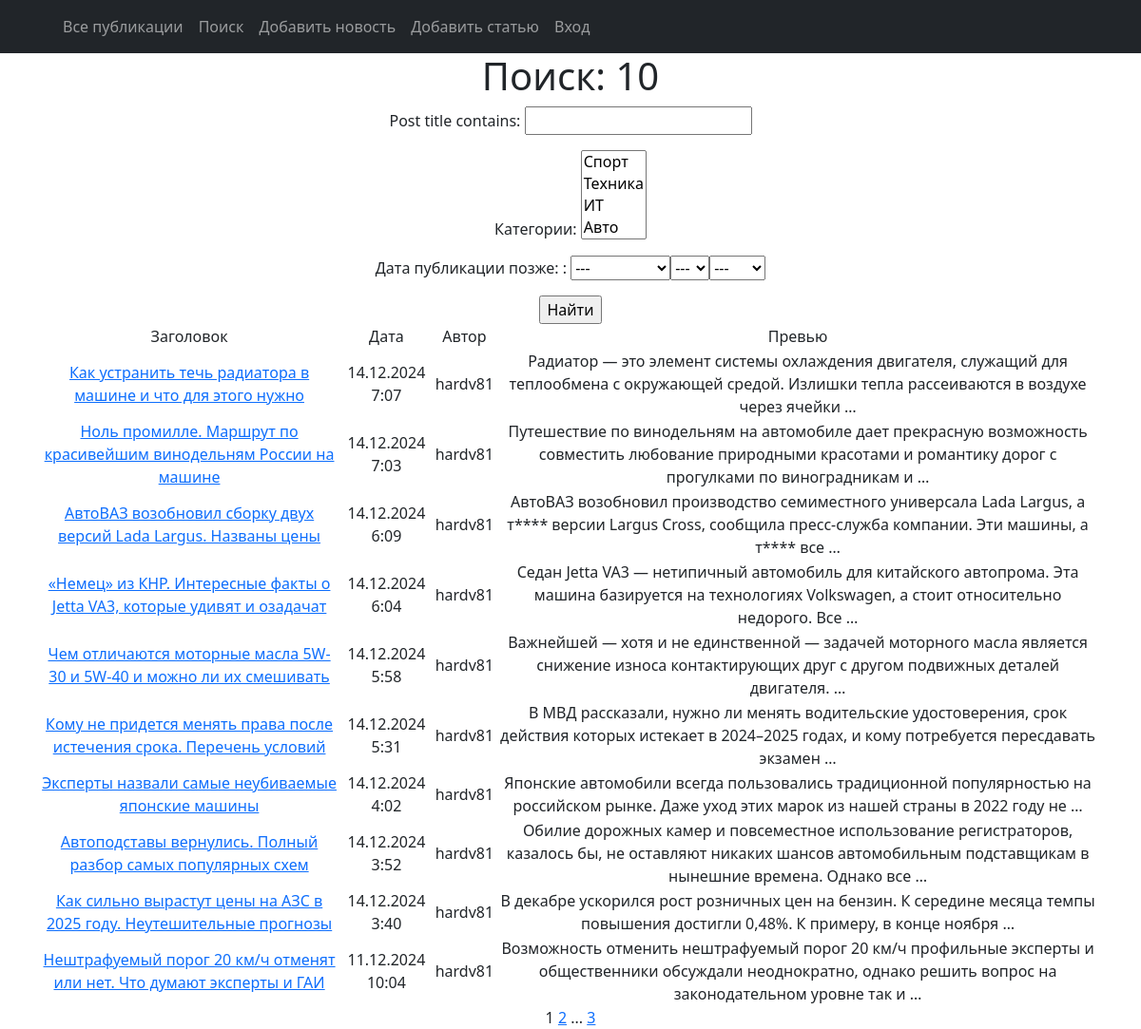
The app's page /search/ with its own data.
### news/models.py (models this page shows, shortened)
class Post(models.Model):
    article = 'ART'
    news = 'NEW'
    TYPE = [
        (article, 'Статья'),
        (news, 'Новость'),
    ]
    post_author = models.ForeignKey(Author, on_delete=models.CASCADE)
    post_type = models.CharField(max_length=3, choices=TYPE, default=article)
    post_time = models.DateTimeField(auto_now_add=True)
    post_category = models.ManyToManyField(Category, through='PostCategory')
    post_title = models.CharField(max_length=255)
    post_text = models.TextField()
    post_rating = models.IntegerField(default=0)

class Author(models.Model):
    author_rating = models.IntegerField(default=0)
    author_user = models.OneToOneField(User, on_delete = models.CASCADE, primary_key = True)
    def __str__(self):
        return f'{self.author_user}'

### news/views.py (the view)
# urls.py: path('search/', SearchPostsList.as_view(), name='search_post_list'),
class SearchPostsList(ListView):
    model = Post
    ordering = '-post_time'
    template_name = 'search.html'
    context_object_name = 'posts'
    paginate_by = 10
    def get_queryset(self):
        queryset = super().get_queryset()
        self.filterset = PostFilter(self.request.GET, queryset)
        return self.filterset.qs
    def get_context_data(self, **kwargs):
        context = super().get_context_data(**kwargs)
        context['filterset'] = self.filterset
        return context

### news/models.py (called while the page is built)
    def __str__(self):
        return f'{self.category_name}'

### news/templatetags/custom_filters.py (called while the page is built)
@register.filter()
def censor(text):
    CENS_WORDS = ['подшипник', 'коробка', 'видеорегистратор', 'транспорт', 'безопасность', 'также', 'видео',
                  'отставание', 'место']
    if type(text) != str:
        raise TypeException(f'Недопустимый формат данных (string)!')
    lst = []
    st = ''
    i = 0
    for sym in text:
        i += 1
        if sym.isalpha():
            st += sym
            if i == len(text):
                lst.append(st)
        else:
            if len(st):
                lst.append(st)
            lst.append(sym)
            st = ''
    for i in range(len(lst)):
        if lst[i].lower() in CENS_WORDS:
            lst[i] = lst[i].replace(lst[i], lst[i][:1] + "*" * (len(lst[i]) - 1))
    censored_text = ''
    for word in lst:
        censored_text += word
    return f'{censored_text}'

### news/templatetags/custom_tags.py (called while the page is built)
@register.simple_tag(takes_context=True)
def url_replace(context, **kwargs):
   d = context['request'].GET.copy()
   for k, v in kwargs.items():
       d[k] = v
   return d.urlencode()

### templates/search.html (shortened to what this page needs)
{% extends 'flatpages/default.html' %}
{% load custom_filters %}
{% load custom_tags %}
{% block content %}
   <h1>Поиск: {{ posts|length }}</h1>
   <form action="" method="get">
       {{ filterset.form.as_p }}
       <input type="submit" value="Найти" />
   </form>
   {% if posts %}
       <table>
           <tr>
               <td>Заголовок</td>
               <td>Дата</td>
               <td>Автор</td>
               <td>Превью</td>
           </tr>
           {% for post in posts %}
           <tr>
               <td><a href="{% url 'post_detail' post.id %}">{{ post.post_title|censor }}</a></td>
               <td>{{ post.post_time|date:'d.m.Y G:i' }}</td>
               <td>{{ post.post_author }}</td>
               <td>{{ post.post_text|truncatewords:20|censor }}</td>
           </tr>
           {% endfor %}
       </table>
   {% else %}
       <h2>Новостей нет!</h2>
   {% endif %}
   {{ page_obj.number }}
   {% if page_obj.has_next %}
       <a href="?{% url_replace page=page_obj.next_page_number %}">{{ page_obj.next_page_number }}</a>
       {% if paginator.num_pages != page_obj.next_page_number %}
           ...
           <a href="?{% url_replace page=page_obj.paginator.num_pages %}">{{ page_obj.paginator.num_pages }}
       {% endif %}
   {% endif %}
{% endblock content %}

### records on screen
Post: post_title|censor "Как устранить течь радиатора в машине и что для этого нужно", post_time "14.12.2024 7:07", post_author "hardv81", post_text|censor "Радиатор — это элемент системы охлаждения двигателя, служащий для теплообмена с окружающей средой. Излишки тепла рассеиваются в воздухе через ячейки …"
Post: post_title|censor "Ноль промилле. Маршрут по красивейшим винодельням России на машине", post_time "14.12.2024 7:03", post_author "hardv81", post_text|censor "Путешествие по винодельням на автомобиле дает прекрасную возможность совместить любование природными красотами и романтику дорог с прогулками по виноградникам и …"
Post: post_title|censor "АвтоВАЗ возобновил сборку двух версий Lada Largus. Названы цены", post_time "14.12.2024 6:09", post_author "hardv81", post_text|censor "АвтоВАЗ возобновил производство семиместного универсала Lada Largus, а т**** версии Largus Cross, сообщила пресс-служба компании. Эти машины, а т**** все …"
Post: post_title|censor "«Немец» из КНР. Интересные факты о Jetta VA3, которые удивят и озадачат", post_time "14.12.2024 6:04", post_author "hardv81", post_text|censor "Седан Jetta VA3 — нетипичный автомобиль для китайского автопрома. Эта машина базируется на технологиях Volkswagen, а стоит относительно недорого. Все …"
Post: post_title|censor "Чем отличаются моторные масла 5W-30 и 5W-40 и можно ли их смешивать", post_time "14.12.2024 5:58", post_author "hardv81", post_text|censor "Важнейшей — хотя и не единственной — задачей моторного масла является снижение износа контактирующих друг с другом подвижных деталей двигателя. …"
Post: post_title|censor "Кому не придется менять права после истечения срока. Перечень условий", post_time "14.12.2024 5:31", post_author "hardv81", post_text|censor "В МВД рассказали, нужно ли менять водительские удостоверения, срок действия которых истекает в 2024–2025 годах, и кому потребуется пересдавать экзамен …"
Post: post_title|censor "Эксперты назвали самые неубиваемые японские машины", post_time "14.12.2024 4:02", post_author "hardv81", post_text|censor "Японские автомобили всегда пользовались традиционной популярностью на российском рынке. Даже уход этих марок из нашей страны в 2022 году не …"
Post: post_title|censor "Автоподставы вернулись. Полный разбор самых популярных схем", post_time "14.12.2024 3:52", post_author "hardv81", post_text|censor "Обилие дорожных камер и повсеместное использование регистраторов, казалось бы, не оставляют никаких шансов автомобильным подставщикам в нынешние времена. Однако все …"
Post: post_title|censor "Как сильно вырастут цены на АЗС в 2025 году. Неутешительные прогнозы", post_time "14.12.2024 3:40", post_author "hardv81", post_text|censor "В декабре ускорился рост розничных цен на бензин. К середине месяца темпы повышения достигли 0,48%. К примеру, в конце ноября …"
Post: post_title|censor "Нештрафуемый порог 20 км/ч отменят или нет. Что думают эксперты и ГАИ", post_time "11.12.2024 10:04", post_author "hardv81", post_text|censor "Возможность отменить нештрафуемый порог 20 км/ч профильные эксперты и общественники обсуждали неоднократно, однако решить вопрос на законодательном уровне так и …"

### other values on screen
{{ posts|length }} "10"
{{ page_obj.number }} "1"
{{ page_obj.next_page_number }} "2"
{{ page_obj.paginator.num_pages }} "3"
